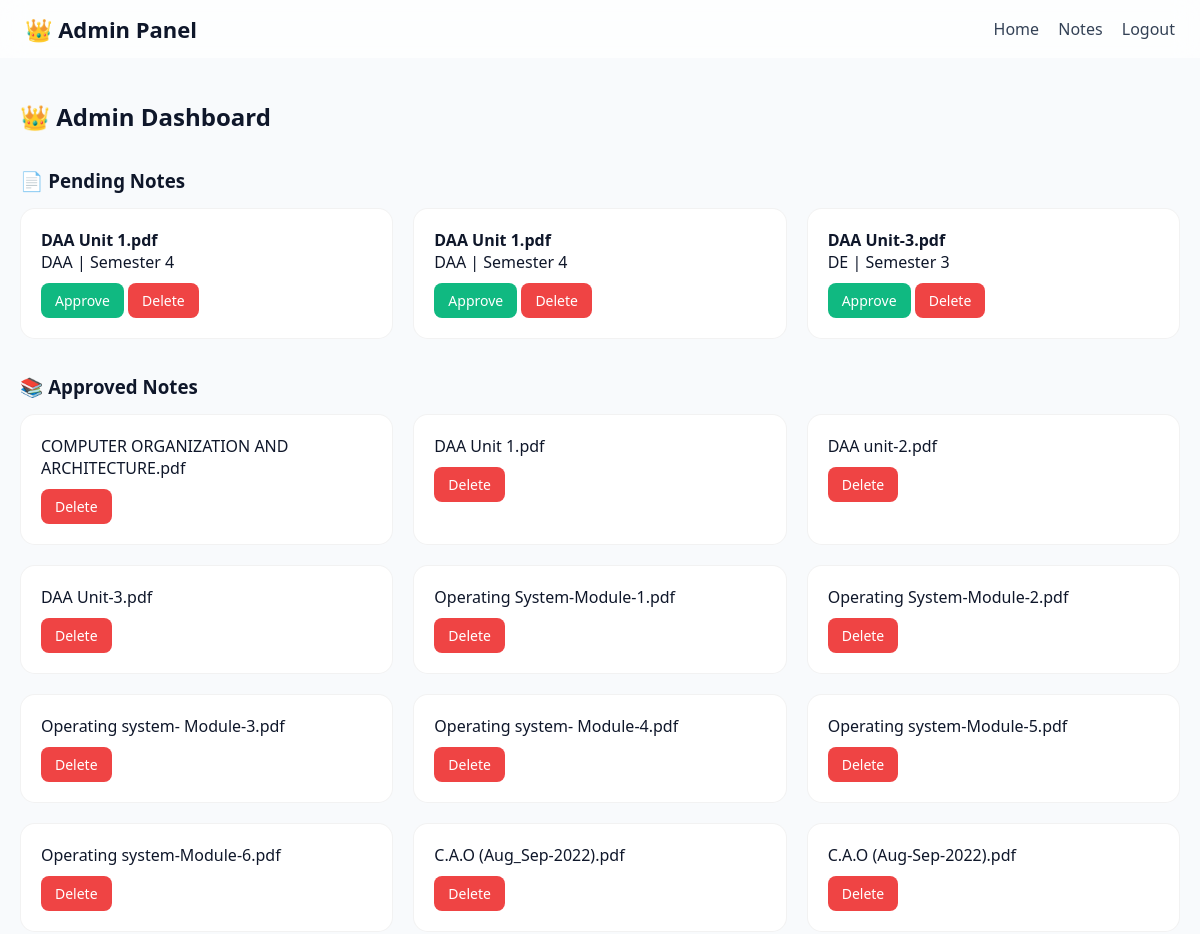
Page /admin (signed in, upper part) on the earlier database version.
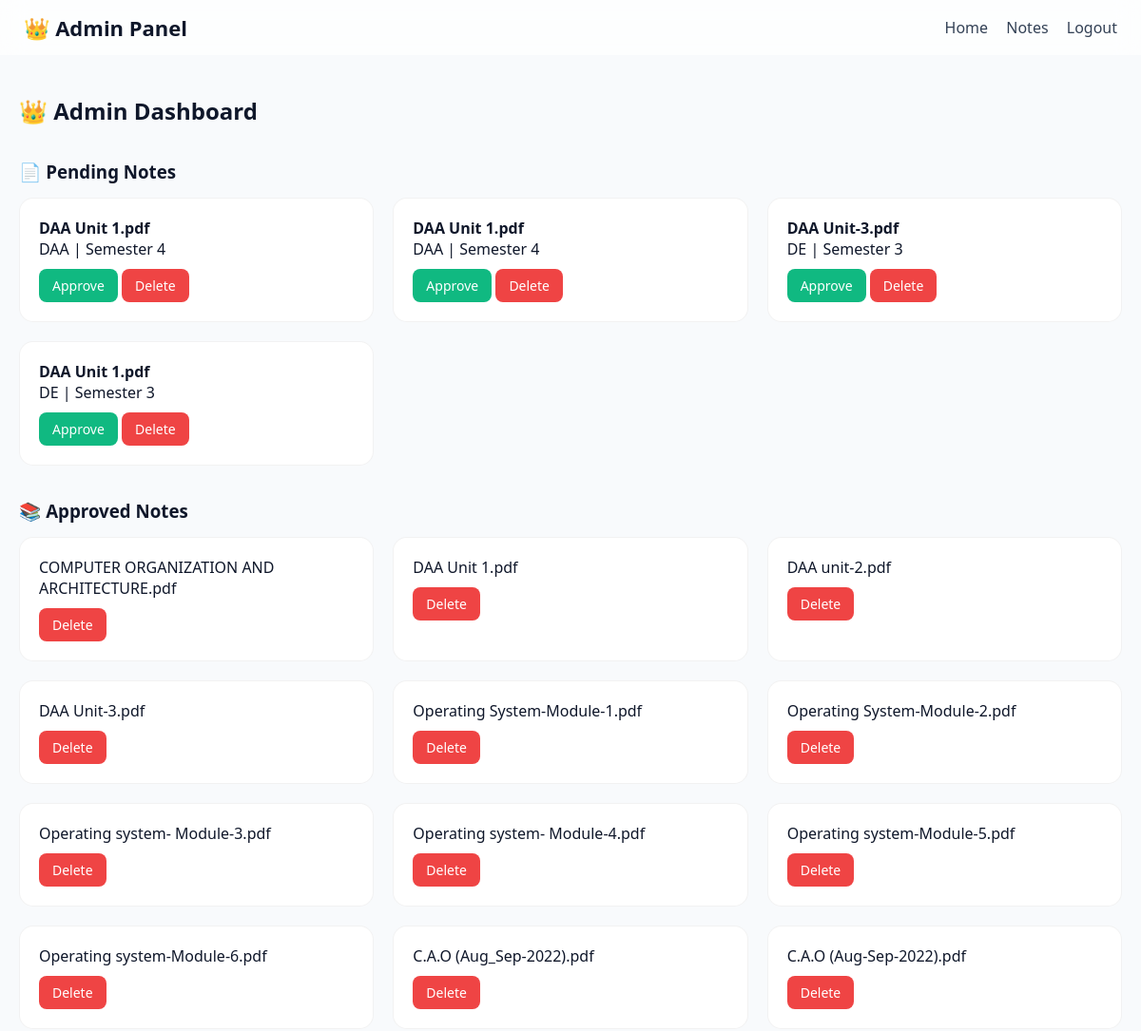
Same page on the later database version.
### tables this page shows
CREATE TABLE notes(
        id INTEGER PRIMARY KEY AUTOINCREMENT,
        title TEXT NOT NULL,
        filename TEXT NOT NULL,
        subject TEXT NOT NULL,
        semester INTEGER NOT NULL,
        uploaded_by TEXT NOT NULL,
        status TEXT NOT NULL DEFAULT 'pending',
        downloads INTEGER DEFAULT 0,
        created_at TIMESTAMP DEFAULT CURRENT_TIMESTAMP
    );

### app.py (the view)
@app.route("/admin")
def admin():
    if not login_required():
        return login_required_redirect()
    if not admin_required():
        return "⛔ Access Denied"
    conn = get_db_connection()
    cur = conn.cursor()
    cur.execute("SELECT * FROM notes WHERE status='pending'")
    pending_notes = cur.fetchall()
    cur.execute("SELECT * FROM notes WHERE status='approved'")
    approved_notes = cur.fetchall()
    cur.execute("SELECT * FROM users")
    users = cur.fetchall()
    conn.close()
    return render_template(
        "admin.html",
        pending_notes=pending_notes,
        approved_notes=approved_notes,
        users=users
    )

### app.py (called while the page is built)
def get_db_connection():
    conn = sqlite3.connect(Config.DATABASE)
    conn.row_factory = sqlite3.Row
    return conn

def login_required():
    return "user" in session

def admin_required():
    return session.get("role") == "admin"

### templates/admin.html (shortened to what this page needs)
<!DOCTYPE html>
<html lang="en">
<head>
<link rel="stylesheet" href="https://cdnjs.cloudflare.com/ajax/libs/font-awesome/6.5.0/css/all.min.css">
</head>
<body>
<div class="navbar">
  <div class="logo">👑 Admin Panel</div>
  <div class="nav-links">
    <a href="/dashboard">Home</a>
    <a href="/btech">Notes</a>
    <a href="/logout">Logout</a>
  </div>
</div>
<div class="main">
  <div class="container">
    <h2>👑 Admin Dashboard</h2>
    <div class="section">
      <h3>📄 Pending Notes</h3>
      {% if pending_notes %}
      <div class="grid">
        {% for n in pending_notes %}
        <div class="note-card">
          <p><b>{{n['title']}}</b></p>
          <p>{{n['subject']}} | Semester {{n['semester']}}</p>
          <a href="/approve/{{n['id']}}" class="btn approve">Approve</a>
          <a href="/delete/{{n['id']}}" class="btn delete">Delete</a>
        </div>
        {% endfor %}
      </div>
      {% else %}
        <div class="empty">No pending notes</div>
      {% endif %}
    </div>
    <div class="section">
      <h3>📚 Approved Notes</h3>
      {% if approved_notes %}
      <div class="grid">
        {% for n in approved_notes %}
        <div class="note-card">
          <p>{{n['title']}}</p>
          <a href="/delete/{{n['id']}}" class="btn delete">Delete</a>
        </div>
        {% endfor %}
      </div>
      {% else %}
        <div class="empty">No approved notes</div>
      {% endif %}
    </div>
  </div>
</div>
</body>
</html>

### templates/admin.html (style rules this page uses)
* { margin:0;padding:0;box-sizing:border-box;font-family:'Segoe UI',sans-serif; }
body { background:#f8fafc; color:#0f172a; display:flex; flex-direction:column; min-height:100vh; }
.main { flex:1; }
.navbar { position:fixed; top:0;width:100%; background:rgba(255,255,255,0.7); backdrop-filter:blur(12px); padding:14px 25px; display:flex; justify-content:space-between; align-items:center; }
.logo { font-size:22px; font-weight:600; }
.nav-links a { color:#334155; margin-left:15px; text-decoration:none; }
.container { padding:100px 20px 40px; max-width:1200px; margin:auto; }
h2 { margin-bottom:20px; }
.section { margin-top:35px; }
.section h3 { margin-bottom:15px; }
.grid { display:grid; grid-template-columns:repeat(3,1fr); gap:20px; }
.note-card { background:white; padding:20px; border-radius:15px; border:1px solid rgba(0,0,0,0.05); transition:0.3s; }
.btn { display:inline-block; margin-top:10px; padding:8px 14px; border-radius:8px; text-decoration:none; font-size:14px; color:white; }
.approve { background:#10b981; }
.delete { background:#ef4444; }

Differences in the rows shown:
added notes: title "DAA Unit 1.pdf", subject "DE", semester "3", shown under "📄 Pending Notes"
